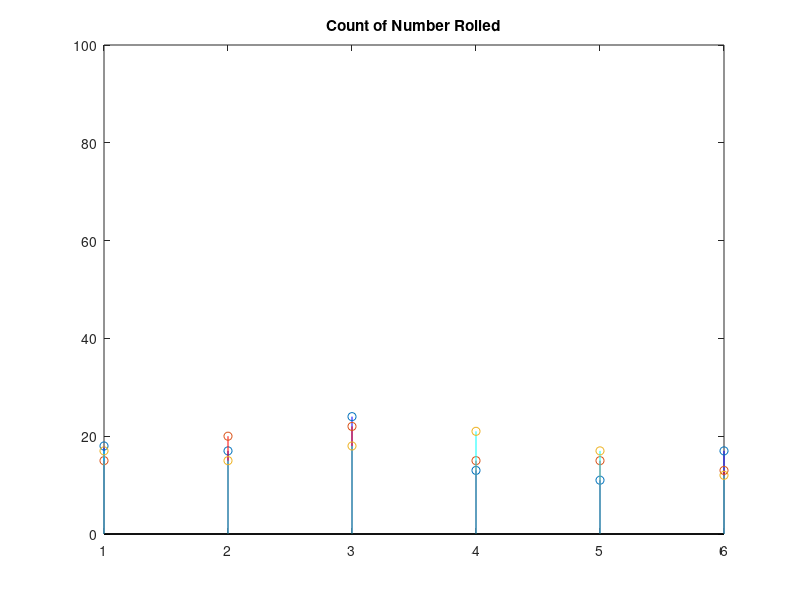

Write the MATLAB code that produced this figure.
N = 100;
x=[1 2 3 4 5 6];
xarray = randi(6, [3, N]);
x1 = xarray(1,:);
x2 = xarray(2,:);
x3 = xarray(3,:);
y = sum(xarray, 1)

    H1 = histc(x1, unique(x1));
    H2 = histc(x2, unique(x2));
    H3 = histc(x3, unique(x3));
    
%first plot
% subplot(2,2,1)
% stem(x,p_x);
% grid;
% xlabel('Values of x');
% ylabel('Probability of x'); 
% title('PMF of x');
% axis([0 7 0 1])

stem(x,H1, 'Color',[0 0 1])
title('Count of Number Rolled')
axis([1 6 0 100])

hold on

stem(x,H2, 'Color',[1 0 0])

stem(x,H3, 'Color',[0 1 1]) 

hold off